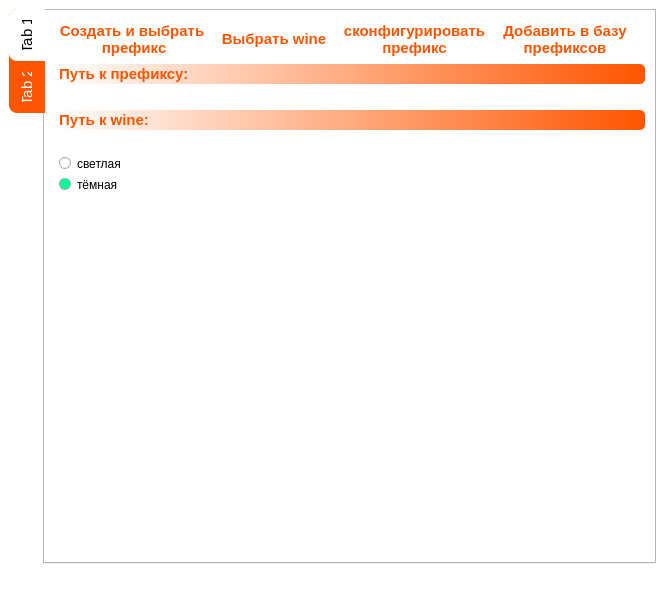
<?xml version="1.0" encoding="UTF-8"?>
<ui version="4.0">
 <class>MainWindow</class>
 <widget class="QMainWindow" name="MainWindow">
  <property name="geometry">
   <rect>
    <x>0</x>
    <y>0</y>
    <width>665</width>
    <height>595</height>
   </rect>
  </property>
  <property name="windowTitle">
   <string>MainWindow</string>
  </property>
  <property name="styleSheet">
   <string notr="true">background-color: rgb(255, 255, 255);
</string>
  </property>
  <property name="animated">
   <bool>true</bool>
  </property>
  <widget class="QWidget" name="centralwidget">
   <layout class="QHBoxLayout" name="horizontalLayout">
    <item>
     <widget class="QTabWidget" name="tabWidget">
      <property name="enabled">
       <bool>true</bool>
      </property>
      <property name="focusPolicy">
       <enum>Qt::WheelFocus</enum>
      </property>
      <property name="contextMenuPolicy">
       <enum>Qt::NoContextMenu</enum>
      </property>
      <property name="autoFillBackground">
       <bool>false</bool>
      </property>
      <property name="styleSheet">
       <string notr="true">QTabBar::tab:selected{
background-color: rgb(255, 255, 255);
color: rgb(0, 0, 0);
}
QTabBar::tab:hover {}
QTabBar{
background-color: rgb(255, 85, 0);
border-top-left-radius: 8px;
border-bottom-left-radius: 8px;
color: rgb(255, 255, 255);
}
QToolButton{
background-color: transparent;
border:none;
font:  11pt;
font-weight:900;
color:rgb(255, 85, 0);
}
QToolButton:checked{

border-width: 2px;        
border-style: solid;
border-radius:10px;
	color: rgb(255, 85, 0);
border-color: rgb(255, 85, 0)
}
QTabWidget{
background-color: rgb(255, 255, 255);
}
QTabBar::tab {
    border-top-left-radius: 8px;
    border-bottom-left-radius: 8px;
    min-height: 6ex;
    padding: 11px;
    border:10px;
    font:  11pt;
}

</string>
      </property>
      <property name="tabPosition">
       <enum>QTabWidget::West</enum>
      </property>
      <property name="currentIndex">
       <number>0</number>
      </property>
      <property name="iconSize">
       <size>
        <width>35</width>
        <height>40</height>
       </size>
      </property>
      <widget class="QWidget" name="createprefix">
       <property name="styleSheet">
        <string notr="true">background-color: rgb(255, 255, 255);</string>
       </property>
       <attribute name="title">
        <string>Tab 1</string>
       </attribute>
       <layout class="QGridLayout" name="gridLayout">
        <item row="3" column="0">
         <widget class="QRadioButton" name="radioButton">
          <property name="styleSheet">
           <string notr="true">QRadioButton::indicator::unchecked{ border: 1px solid darkgray; border-radius: 6px; background-color: white; width: 10px; height: 10px; margin-left: 5px;}
QRadioButton::indicator::checked{ border: 1px solid darkgray; border-radius: 6px; background-color: rgb(255, 85, 0); width: 10px; height: 10px; margin-left: 5px;}
</string>
          </property>
          <property name="text">
           <string>светлая</string>
          </property>
          <property name="shortcut">
           <string/>
          </property>
         </widget>
        </item>
        <item row="4" column="0">
         <widget class="QRadioButton" name="radioButton_2">
          <property name="styleSheet">
           <string notr="true">QRadioButton::indicator::unchecked{ border: 1px solid darkgray; border-radius: 6px; background-color: white; width: 10px; height: 10px; margin-left: 5px;}
QRadioButton::indicator::checked{ border: 1px solid darkgray; border-radius: 6px; background-color: rgb(3, 255, 150); width: 10px; height: 10px; margin-left: 5px;}
</string>
          </property>
          <property name="text">
           <string>тёмная</string>
          </property>
          <property name="checked">
           <bool>true</bool>
          </property>
          <property name="autoRepeat">
           <bool>false</bool>
          </property>
         </widget>
        </item>
        <item row="5" column="0">
         <spacer name="verticalSpacer">
          <property name="orientation">
           <enum>Qt::Vertical</enum>
          </property>
          <property name="sizeHint" stdset="0">
           <size>
            <width>20</width>
            <height>40</height>
           </size>
          </property>
         </spacer>
        </item>
        <item row="2" column="0">
         <layout class="QVBoxLayout" name="verticalLayout">
          <item>
           <widget class="QLabel" name="label_3">
            <property name="styleSheet">
             <string notr="true">border-width: 1px;        
border-style: solid;
background-color: qlineargradient(spread:pad, x1:1, y1:0, x2:0, y2:0, stop:0 rgba(255, 85, 0, 255), stop:1 rgba(255, 255, 255, 255));
border-radius:5px;
border:none;
font:11pt;
font-weight:900;
padding:1px;
color: rgb(255, 85, 0);</string>
            </property>
            <property name="text">
             <string>Путь к префиксу:</string>
            </property>
           </widget>
          </item>
          <item>
           <widget class="QLabel" name="label">
            <property name="styleSheet">
             <string notr="true">color: rgb(255, 85, 0);</string>
            </property>
            <property name="text">
             <string/>
            </property>
            <property name="textInteractionFlags">
             <set>Qt::LinksAccessibleByMouse|Qt::TextSelectableByMouse</set>
            </property>
           </widget>
          </item>
          <item>
           <widget class="QLabel" name="label_4">
            <property name="styleSheet">
             <string notr="true">border-width: 1px;        
border-style: solid;
background-color: qlineargradient(spread:pad, x1:1, y1:0, x2:0, y2:0, stop:0 rgba(255, 85, 0, 255), stop:1 rgba(255, 255, 255, 255));
border-radius:5px;
border:none;
font:11pt;
font-weight:900;
padding:1px;
color: rgb(255, 85, 0);</string>
            </property>
            <property name="text">
             <string>Путь к wine:</string>
            </property>
           </widget>
          </item>
          <item>
           <widget class="QLabel" name="label_2">
            <property name="styleSheet">
             <string notr="true">color: rgb(255, 85, 0);</string>
            </property>
            <property name="text">
             <string/>
            </property>
           </widget>
          </item>
         </layout>
        </item>
        <item row="1" column="0">
         <layout class="QHBoxLayout" name="horizontalLayout_2">
          <item>
           <widget class="QToolButton" name="Createprefix">
            <property name="text">
             <string>Создать и выбрать
 префикс</string>
            </property>
            <property name="icon">
             <iconset theme="folder">
              <normaloff>../../.designer/backup</normaloff>../../.designer/backup</iconset>
            </property>
            <property name="iconSize">
             <size>
              <width>40</width>
              <height>40</height>
             </size>
            </property>
            <property name="checkable">
             <bool>true</bool>
            </property>
            <property name="checked">
             <bool>false</bool>
            </property>
            <property name="autoExclusive">
             <bool>true</bool>
            </property>
            <property name="toolButtonStyle">
             <enum>Qt::ToolButtonTextUnderIcon</enum>
            </property>
           </widget>
          </item>
          <item>
           <widget class="QToolButton" name="Selectwine">
            <property name="sizePolicy">
             <sizepolicy hsizetype="Preferred" vsizetype="Preferred">
              <horstretch>0</horstretch>
              <verstretch>0</verstretch>
             </sizepolicy>
            </property>
            <property name="styleSheet">
             <string notr="true"/>
            </property>
            <property name="text">
             <string>Выбрать wine</string>
            </property>
            <property name="icon">
             <iconset theme="wine">
              <normaloff>../../.designer/backup</normaloff>../../.designer/backup</iconset>
            </property>
            <property name="iconSize">
             <size>
              <width>40</width>
              <height>40</height>
             </size>
            </property>
            <property name="checkable">
             <bool>true</bool>
            </property>
            <property name="checked">
             <bool>false</bool>
            </property>
            <property name="autoExclusive">
             <bool>true</bool>
            </property>
            <property name="toolButtonStyle">
             <enum>Qt::ToolButtonTextUnderIcon</enum>
            </property>
           </widget>
          </item>
          <item>
           <widget class="QToolButton" name="Prefixload">
            <property name="text">
             <string>сконфигурировать 
префикс</string>
            </property>
            <property name="icon">
             <iconset theme="application-vnd.appimage">
              <normaloff>../../.designer/backup</normaloff>../../.designer/backup</iconset>
            </property>
            <property name="iconSize">
             <size>
              <width>40</width>
              <height>40</height>
             </size>
            </property>
            <property name="checkable">
             <bool>true</bool>
            </property>
            <property name="checked">
             <bool>false</bool>
            </property>
            <property name="autoExclusive">
             <bool>true</bool>
            </property>
            <property name="popupMode">
             <enum>QToolButton::InstantPopup</enum>
            </property>
            <property name="toolButtonStyle">
             <enum>Qt::ToolButtonTextUnderIcon</enum>
            </property>
           </widget>
          </item>
          <item>
           <widget class="QToolButton" name="toolButton">
            <property name="enabled">
             <bool>false</bool>
            </property>
            <property name="text">
             <string>Добавить в базу 
префиксов</string>
            </property>
            <property name="icon">
             <iconset theme="wine">
              <normaloff>.</normaloff>.</iconset>
            </property>
            <property name="iconSize">
             <size>
              <width>40</width>
              <height>40</height>
             </size>
            </property>
            <property name="checkable">
             <bool>true</bool>
            </property>
            <property name="autoRepeat">
             <bool>false</bool>
            </property>
            <property name="autoExclusive">
             <bool>true</bool>
            </property>
            <property name="popupMode">
             <enum>QToolButton::DelayedPopup</enum>
            </property>
            <property name="toolButtonStyle">
             <enum>Qt::ToolButtonTextUnderIcon</enum>
            </property>
            <property name="autoRaise">
             <bool>false</bool>
            </property>
           </widget>
          </item>
          <item>
           <spacer name="horizontalSpacer">
            <property name="orientation">
             <enum>Qt::Horizontal</enum>
            </property>
            <property name="sizeHint" stdset="0">
             <size>
              <width>40</width>
              <height>20</height>
             </size>
            </property>
           </spacer>
          </item>
         </layout>
        </item>
       </layout>
      </widget>
      <widget class="QWidget" name="tab_2">
       <property name="mouseTracking">
        <bool>false</bool>
       </property>
       <property name="autoFillBackground">
        <bool>false</bool>
       </property>
       <property name="styleSheet">
        <string notr="true">background-color: rgb(255, 255, 255);
</string>
       </property>
       <attribute name="title">
        <string>Tab 2</string>
       </attribute>
      </widget>
     </widget>
    </item>
   </layout>
  </widget>
  <widget class="QStatusBar" name="statusbar"/>
  <action name="actionrty">
   <property name="icon">
    <iconset theme="folder">
     <normaloff>../../.designer/backup</normaloff>../../.designer/backup</iconset>
   </property>
   <property name="text">
    <string>rty</string>
   </property>
   <property name="shortcut">
    <string>Backspace</string>
   </property>
  </action>
 </widget>
 <resources>
  <include location="css.qrc"/>
 </resources>
 <connections>
  <connection>
   <sender>Prefixload</sender>
   <signal>clicked(bool)</signal>
   <receiver>toolButton</receiver>
   <slot>setEnabled(bool)</slot>
   <hints>
    <hint type="sourcelabel">
     <x>412</x>
     <y>67</y>
    </hint>
    <hint type="destinationlabel">
     <x>559</x>
     <y>67</y>
    </hint>
   </hints>
  </connection>
  <connection>
   <sender>toolButton</sender>
   <signal>clicked(bool)</signal>
   <receiver>toolButton</receiver>
   <slot>setDisabled(bool)</slot>
   <hints>
    <hint type="sourcelabel">
     <x>559</x>
     <y>67</y>
    </hint>
    <hint type="destinationlabel">
     <x>559</x>
     <y>67</y>
    </hint>
   </hints>
  </connection>
 </connections>
</ui>
